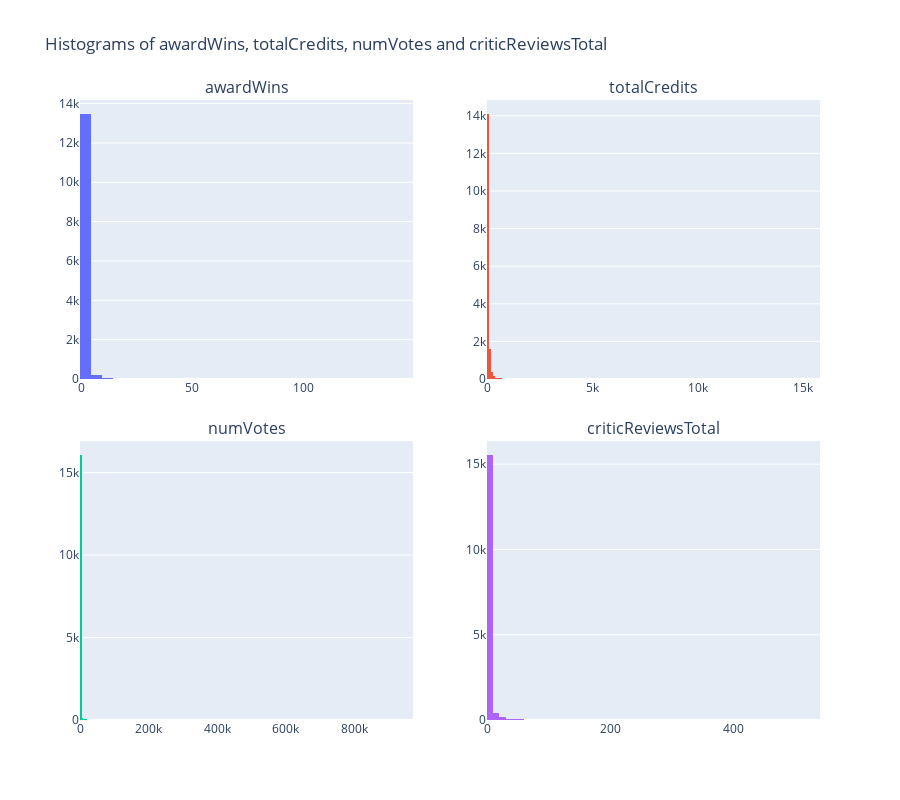

The cell this chart's notebook holds for it:
### Markdown cell above
From the general statistics it's see that for awardWins the mean is 0.49 while the median is 0. It's highlighted that at least the 75% of units never won an award as it can be see from the value of the third quartile.  
This attribute has a low std, meaning that data are distributed near the mean.  
  
For the numVotes the average is far from the median and also from the third quartile, so there are many title with a low number of votes and some units with a lot of ratings.  
In this case, there is a very high variability, the data are distributed far from the mean.  
  
Instead, for totalCredits the mean is a bit far from the median and 75% of the title have at least 65 credits.  
The value of std is high, so the data points are widely spread out from the mean. 
  
For the total of critic and user reviews it can be see that as before the median is 0 while the mean have an higher value, so at least 50% of the films have 0 reviews. The user reviews have in mean an higher value than critic ones.  
For the first features the data are distributed near the mean more than the second features where std has a high value.  
  
The statistics of ratingCount have very similar values to numVotes. These two variables differ by a few data points.

### Code cell
import plotly.graph_objects as go
from plotly.subplots import make_subplots

# Creazione dei sottoplot con meno distanza
fig = make_subplots(
    rows=2, cols=2,
    subplot_titles=('awardWins', 'totalCredits', 'numVotes', 'criticReviewsTotal'),
    vertical_spacing=0.1,  # Riduce la distanza verticale
    horizontal_spacing=0.1  # Riduce la distanza orizzontale
)

# Grafico per awardWins
fig.add_trace(go.Histogram(x=df['awardWins'], nbinsx=int(50/0.9)), row=1, col=1)

# Grafico per totalCredits
fig.add_trace(go.Histogram(x=df['totalCredits'], nbinsx=int(400/2)), row=1, col=2)

# Grafico per numVotes
fig.add_trace(go.Histogram(x=df['numVotes'], nbinsx=int(400/2)), row=2, col=1)

# Grafico per criticReviewsTotal con limite sull'asse y
fig.add_trace(go.Histogram(x=df['criticReviewsTotal'], nbinsx=int(400/5)), row=2, col=2)

# Aggiornamento del layout
fig.update_layout(showlegend=False, title_text="Histograms of awardWins, totalCredits, numVotes and criticReviewsTotal", height=800)

# Mostra il grafico
fig.show()

### Figure 1 — Plotly figure (JSON) as saved in the notebook; plotly's stock layout.template omitted (floating-point values rounded to 4 significant figures; data arrays with more than 128 entries replaced by an {"elided": "..."} marker saying what was removed)
{"data": [{"nbinsx": 55, "type": "histogram", "x": {"elided": "16431 int values"}, "xaxis": "x", "yaxis": "y"}, {"nbinsx": 200, "type": "histogram", "x": {"elided": "16431 int values"}, "xaxis": "x2", "yaxis": "y2"}, {"nbinsx": 200, "type": "histogram", "x": {"elided": "16431 int values"}, "xaxis": "x3", "yaxis": "y3"}, {"nbinsx": 80, "type": "histogram", "x": {"elided": "16431 int values"}, "xaxis": "x4", "yaxis": "y4"}], "layout": {"annotations": [{"font": {"size": 16}, "showarrow": false, "text": "awardWins", "x": 0.225, "xanchor": "center", "xref": "paper", "y": 1, "yanchor": "bottom", "yref": "paper"}, {"font": {"size": 16}, "showarrow": false, "text": "totalCredits", "x": 0.775, "xanchor": "center", "xref": "paper", "y": 1, "yanchor": "bottom", "yref": "paper"}, {"font": {"size": 16}, "showarrow": false, "text": "numVotes", "x": 0.225, "xanchor": "center", "xref": "paper", "y": 0.45, "yanchor": "bottom", "yref": "paper"}, {"font": {"size": 16}, "showarrow": false, "text": "criticReviewsTotal", "x": 0.775, "xanchor": "center", "xref": "paper", "y": 0.45, "yanchor": "bottom", "yref": "paper"}], "height": 800, "showlegend": false, "title": {"text": "Histograms of awardWins, totalCredits, numVotes and criticReviewsTotal"}, "xaxis": {"anchor": "y", "domain": [0, 0.45]}, "xaxis2": {"anchor": "y2", "domain": [0.55, 1]}, "xaxis3": {"anchor": "y3", "domain": [0, 0.45]}, "xaxis4": {"anchor": "y4", "domain": [0.55, 1]}, "yaxis": {"anchor": "x", "domain": [0.55, 1]}, "yaxis2": {"anchor": "x2", "domain": [0.55, 1]}, "yaxis3": {"anchor": "x3", "domain": [0, 0.45]}, "yaxis4": {"anchor": "x4", "domain": [0, 0.45]}}}
